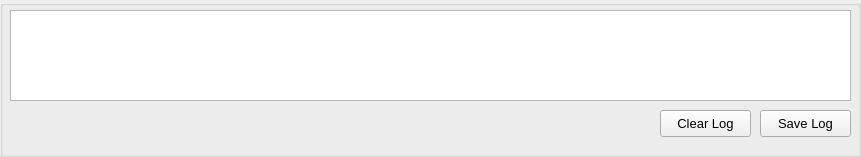
<?xml version="1.0" encoding="UTF-8"?>
<ui version="4.0">
 <class>LogWidget</class>
 <widget class="QGroupBox" name="LogWidget">
  <property name="geometry">
   <rect>
    <x>0</x>
    <y>0</y>
    <width>861</width>
    <height>157</height>
   </rect>
  </property>
  <property name="sizePolicy">
   <sizepolicy hsizetype="Expanding" vsizetype="Expanding">
    <horstretch>0</horstretch>
    <verstretch>0</verstretch>
   </sizepolicy>
  </property>
  <widget class="QPushButton" name="saveLogButton">
   <property name="geometry">
    <rect>
     <x>760</x>
     <y>110</y>
     <width>91</width>
     <height>27</height>
    </rect>
   </property>
   <property name="font">
    <font>
     <pointsize>10</pointsize>
    </font>
   </property>
   <property name="text">
    <string>Save Log</string>
   </property>
  </widget>
  <widget class="QPushButton" name="clearLogButton">
   <property name="geometry">
    <rect>
     <x>660</x>
     <y>110</y>
     <width>91</width>
     <height>27</height>
    </rect>
   </property>
   <property name="font">
    <font>
     <pointsize>10</pointsize>
    </font>
   </property>
   <property name="text">
    <string>Clear Log</string>
   </property>
  </widget>
  <widget class="QPlainTextEdit" name="log">
   <property name="geometry">
    <rect>
     <x>10</x>
     <y>10</y>
     <width>841</width>
     <height>91</height>
    </rect>
   </property>
   <property name="font">
    <font>
     <pointsize>10</pointsize>
    </font>
   </property>
  </widget>
 </widget>
 <layoutdefault spacing="6" margin="11"/>
 <resources/>
 <connections/>
</ui>
